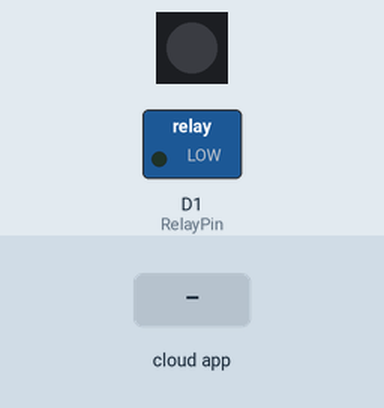
Bench run of a sketch on a simulated ESP8266 (NodeMCU). Shown: 1 RGB LEDs in strip order, left to right, switched loads named in the sketch (green lamp = pin HIGH). Inputs (shaded band) come from the test bench. Dim RGB values are drawn brighter than linear; WiFi joins after 1.5 s; servers stay silent unless stated; the Firebase database answers and starts empty; what the sketch prints to the serial monitor is not drawn.

Above: at 2.7 s.
2.8 s: the phone or cloud app sets R to 1
At 4.3 s:
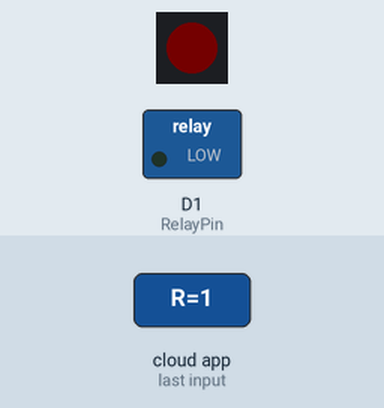
5.2 s: the phone or cloud app sets G to 1
At 7.3 s:
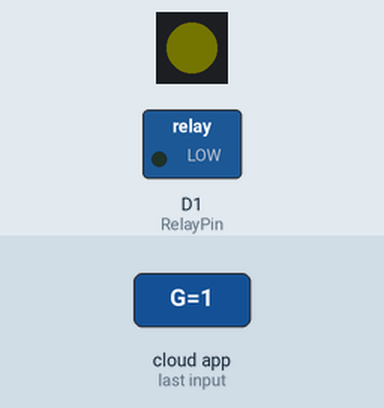
7.6 s: the phone or cloud app sets B to 1
At 8.6 s:
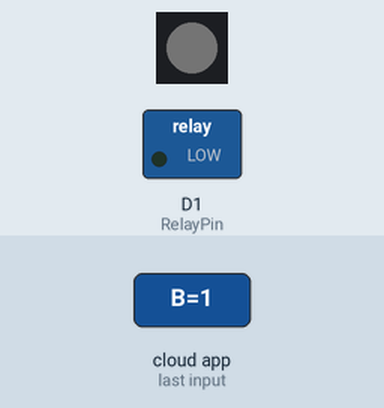
9.2 s: the phone or cloud app sets R to 0
At 10.5 s:
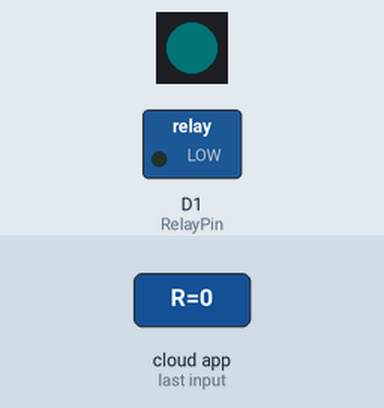
11.6 s: the phone or cloud app sets G to 0
At 13.6 s:
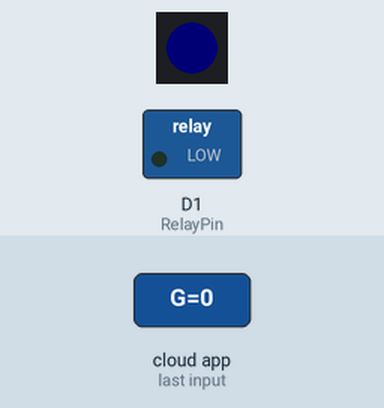
14.0 s: the phone or cloud app sets R to 1
At 15.5 s:
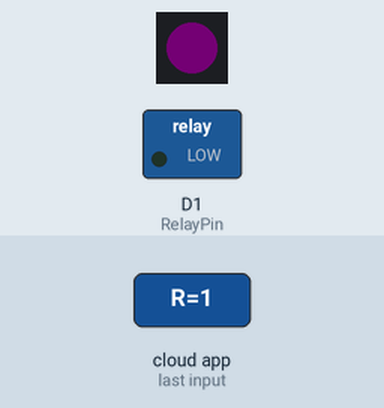
Timing chart, 0 to 17.0 s (numbered marks = the images above; inputs shaded):
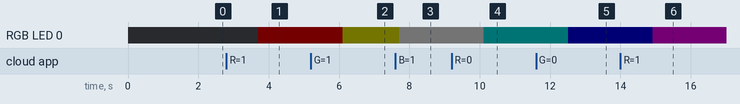

The sketch:

Firebase_RGB.ino
```cpp
#include <ESP8266WiFi.h>
#include <FirebaseArduino.h>
#include <Adafruit_NeoPixel.h>


#define RelayPin D1
#define RGBPIN D2
#define FIREBASE_HOST "iostest.firebaseio.com"
#define WIFI_SSID "robert"
#define WIFI_PASSWORD "092"

Adafruit_NeoPixel pixels = Adafruit_NeoPixel(1, RGBPIN, NEO_GRB + NEO_KHZ800);

void setup() {
  Serial.begin(115200);
  //連線到Wifi
  WiFi.begin(WIFI_SSID,WIFI_PASSWORD);
  Serial.print("開始連線");
  while(WiFi.status() != WL_CONNECTED){
    Serial.print(".");
    delay(500);
  }
  Serial.println();
  Serial.print("連線成功:");
  Serial.print(WiFi.localIP());
  pinMode(RelayPin,OUTPUT);
  Firebase.begin(FIREBASE_HOST);
  pixels.begin(); // This initializes the NeoPixel library.
}

void loop() {

  if(Firebase.success()){
    bool d1Value = Firebase.getBool("Relay/D1");
    digitalWrite(RelayPin,d1Value);
    int rValue = Firebase.getInt("RGB/R");
    int gValue = Firebase.getInt("RGB/G");
    int bValue = Firebase.getInt("RGB/B");
    pixels.setPixelColor(0, pixels.Color(rValue, gValue, bValue));
    pixels.show();
  }else{
     Serial.println("取得Firebase Data 失敗");
  }


  delay(200);

}
```

Measured:
- after the input at 2.8 s, RGB LED 0: off → RGB(1, 0, 0) after 0.90 s
- after the input at 5.2 s, RGB LED 0: RGB(1, 0, 0) → RGB(1, 1, 0) after 0.91 s
- after the input at 7.6 s, RGB LED 0: RGB(1, 1, 0) → RGB(1, 1, 1) after 0.11 s
- after the input at 9.2 s, RGB LED 0: RGB(1, 1, 1) → RGB(0, 1, 1) after 0.91 s
- after the input at 11.6 s, RGB LED 0: RGB(0, 1, 1) → RGB(0, 0, 1) after 0.91 s
- after the input at 14.0 s, RGB LED 0: RGB(0, 0, 1) → RGB(1, 0, 1) after 0.91 s
